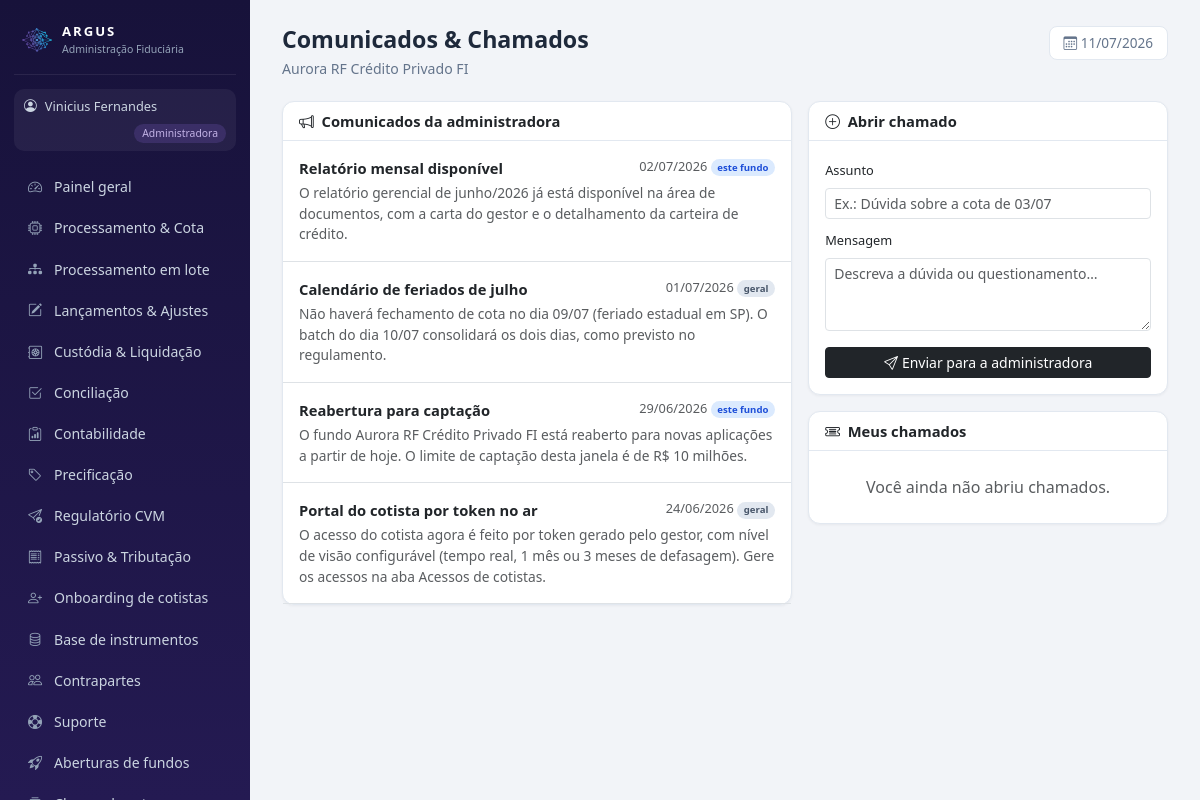
Page /gestor/comunicados.php (signed in) on the committed database.
### tables this page shows
CREATE TABLE usuarios (
  id INT AUTO_INCREMENT PRIMARY KEY,
  nome VARCHAR(100) NOT NULL,
  email VARCHAR(120) NOT NULL UNIQUE,
  senha VARCHAR(255) NOT NULL,         
  perfil ENUM('admin','gestor','custodia') NOT NULL,   
  fundo_id INT NULL,
  gestora VARCHAR(150) NULL,
  telefone VARCHAR(30) NULL,
  kyc_status VARCHAR(20) DEFAULT 'Pendente',
  criado_em DATETIME DEFAULT CURRENT_TIMESTAMP
);

CREATE TABLE fundos (
  id INT AUTO_INCREMENT PRIMARY KEY,
  nome VARCHAR(150) NOT NULL,
  cnpj VARCHAR(20),
  classe VARCHAR(50),                  
  publico_alvo VARCHAR(60),            
  condominio VARCHAR(20) DEFAULT 'Aberto',
  status VARCHAR(30) DEFAULT 'Ativo',  
  gestora VARCHAR(120),
  benchmark VARCHAR(30) DEFAULT 'CDI',
  tributacao VARCHAR(20) DEFAULT 'Longo Prazo',    
  provisao_despesas DECIMAL(18,2) DEFAULT 0,       
  tipo_fundo VARCHAR(10) DEFAULT 'FIF',            
  master_id INT DEFAULT NULL,                      
  taxa_adm DECIMAL(8,6) DEFAULT 0.0008,       
  taxa_gestao DECIMAL(8,6) DEFAULT 0.007,
  taxa_performance DECIMAL(8,6) DEFAULT 0,    
  caixa_atual DECIMAL(18,2) DEFAULT 0,
  pl_atual DECIMAL(18,2) DEFAULT 0,
  cota_atual DECIMAL(18,8) DEFAULT 1,
  data_abertura DATE
);

CREATE TABLE comunicados (
  id INT AUTO_INCREMENT PRIMARY KEY,
  fundo_id INT NULL,                   
  titulo VARCHAR(200) NOT NULL,
  mensagem TEXT,
  data_pub DATE NOT NULL,
  lido TINYINT DEFAULT 0
);

### includes/auth.php (called while the page is built, shortened)
<?php
function usuario() {
    return $_SESSION['usuario'] ?? null;
}
function exigir_perfil(string ...$perfis): array {
    global $pdo;
    $u = usuario();
    if ($u && isset($pdo)) {
        $st = $pdo->prepare('SELECT * FROM usuarios WHERE id = ? AND perfil = ?');
        $st->execute([$u['id'], $u['perfil']]);
        $atual = $st->fetch();
        if (!$atual) { logout_usuario(); $u = null; }
        else { $_SESSION['usuario'] = $u = $atual; }
    }
    return $u;
}
function base_url(): string {
    return defined('BASE_URL') ? BASE_URL : '../';
}
function fundo_do_usuario(PDO $pdo, array $u): ?array {
    if ($u['perfil'] === 'admin') {
        $fid = $_SESSION['admin_fundo_id'] ?? 1;
        $st = $pdo->prepare('SELECT * FROM fundos WHERE id = ?');
        $st->execute([$fid]);
        return $st->fetch() ?: null;
    }
    $meus = fundos_do_usuario($pdo, $u);
    return $meus[0];
}

### gestor/comunicados.php (the view, shortened to what this page needs)
<?php
require_once __DIR__ . '/../config/db.php';
require_once __DIR__ . '/../includes/auth.php';
require_once __DIR__ . '/../includes/layout.php';
$u = exigir_perfil('gestor', 'admin');
$fundo = fundo_do_usuario($pdo, $u);
$fid = (int)$fundo['id'];
$st = $pdo->prepare('SELECT * FROM comunicados WHERE fundo_id = ? OR fundo_id IS NULL ORDER BY data_pub DESC');
$st->execute([$fid]);
$comunicados = $st->fetchAll();
$st = $pdo->prepare('SELECT * FROM chamados WHERE fundo_id = ? AND usuario_id = ? ORDER BY criado_em DESC');
$st->execute([$fid, $u['id']]);
$chamados = $st->fetchAll();
page_start('Comunicados & Chamados', 'Comunicados', $u, e_html($fundo['nome']));
?>
<div class="row g-3">
  <div class="col-lg-7">
    <div class="card mb-3">
      <div class="card-header"><i class="bi bi-megaphone me-1"></i> Comunicados da administradora</div>
      <div class="card-body p-0">
        <?php foreach ($comunicados as $c): ?>
          <div class="p-3 border-bottom">
            <div class="d-flex justify-content-between">
              <b style="font-size:.92rem"><?= e_html($c['titulo']) ?></b>
              <span class="text-muted" style="font-size:.8rem"><?= data_br($c['data_pub']) ?>
                <?= $c['fundo_id'] === null ? badge('geral', 'secondary') : badge('este fundo', 'info') ?></span>
            </div>
            <p class="text-muted mb-0 mt-1" style="font-size:.86rem"><?= e_html($c['mensagem']) ?></p>
          </div>
        <?php endforeach; ?>
      </div>
    </div>
  </div>
  <div class="col-lg-5">
    <div class="card mb-3">
      <div class="card-header"><i class="bi bi-plus-circle me-1"></i> Abrir chamado</div>
      <div class="card-body">
        <form method="post">
          <div class="mb-2">
            <label class="form-label" style="font-size:.8rem">Assunto</label>
            <input class="form-control form-control-sm" name="assunto" required
                   placeholder="Ex.: Dúvida sobre a cota de 03/07">
          </div>
          <div class="mb-3">
            <label class="form-label" style="font-size:.8rem">Mensagem</label>
            <textarea class="form-control form-control-sm" name="mensagem" rows="3" required
                      placeholder="Descreva a dúvida ou questionamento…"></textarea>
          </div>
          <button class="btn btn-sm btn-dark w-100"><i class="bi bi-send me-1"></i>Enviar para a administradora</button>
        </form>
      </div>
    </div>
    <div class="card">
      <div class="card-header"><i class="bi bi-ticket-detailed me-1"></i> Meus chamados</div>
      <div class="card-body p-0">
        <?php if (!$chamados): ?><p class="text-muted text-center py-4 mb-0">Você ainda não abriu chamados.</p><?php endif; ?>
      </div>
    </div>
  </div>
</div>
<?php page_end();

### includes/layout.php (shortened to what this page needs)
<?php
require_once __DIR__ . '/helpers.php';
function menu_itens(array $u): array {
    $b = base_url();
    if ($u['perfil'] === 'admin') {
        return [
            ['Painel geral',        $b.'admin/index.php',          'bi-speedometer2'],
            ['Processamento & Cota', $b.'admin/processamento.php', 'bi-cpu'],
            ['Processamento em lote', $b.'admin/batch.php',        'bi-diagram-3-fill'],
            ['Lançamentos & Ajustes', $b.'admin/lancamentos.php',  'bi-pencil-square'],
            ['Custódia & Liquidação', $b.'admin/custodia.php',     'bi-safe2'],
            ['Conciliação',         $b.'admin/conciliacao.php',    'bi-check2-square'],
            ['Contabilidade',       $b.'admin/contabilidade.php',  'bi-clipboard-data'],
            ['Precificação',        $b.'admin/precificacao.php',   'bi-tag'],
            ['Regulatório CVM',     $b.'admin/regulatorio.php',    'bi-send-check'],
            ['Passivo & Tributação', $b.'admin/passivo.php',       'bi-receipt'],
            ['Onboarding de cotistas', $b.'admin/onboarding_cotista.php', 'bi-person-plus'],
            ['Base de instrumentos', $b.'admin/ativos.php',        'bi-database'],
            ['Contrapartes',        $b.'admin/contrapartes.php',   'bi-people'],
            ['Suporte',             $b.'admin/tickets.php',        'bi-life-preserver'],
            ['Aberturas de fundos', $b.'admin/aberturas.php',      'bi-rocket-takeoff'],
            ['Classes de cotas',    $b.'admin/classes.php',        'bi-collection'],
            ['Classes & Subclasses', $b.'admin/subclasses.php',    'bi-diagram-3'],
            ['FIP / Private Equity', $b.'admin/fip.php',           'bi-building-gear'],
            ['Carteiras',           $b.'admin/carteiras.php',      'bi-collection'],
            ['Pendências',          $b.'admin/pendencias.php',     'bi-list-task'],
            ['IA · Fraude',         $b.'admin/fraude.php',         'bi-shield-exclamation'],
            ['Repasses',            $b.'admin/repasses.php',       'bi-cash-stack'],
            ['Fundos & Clientes',   $b.'admin/fundos.php',         'bi-folder-plus'],
        ];
    }
    global $pdo;
    $itens = [
        ['Visão geral',       $b.'gestor/index.php',        'bi-speedometer2'],
        ['Aprovação de cota', $b.'gestor/cotas.php',        'bi-clipboard-check'],
        ['Boletar operação',  $b.'gestor/boletas.php',      'bi-receipt-cutoff'],
        ['Catálogo de ativos', $b.'gestor/ativos.php',      'bi-database'],
        ['Carteira',          $b.'gestor/carteira.php',     'bi-pie-chart'],
        ['Caixa & Fluxo',     $b.'gestor/caixa.php',        'bi-wallet2'],
        ['Cotistas',          $b.'gestor/cotistas.php',     'bi-people'],
        ['Acessos de cotistas', $b.'gestor/acessos.php',    'bi-key'],
        ['Performance',       $b.'gestor/performance.php',  'bi-graph-up-arrow'],
        ['Relatórios',        $b.'gestor/relatorios.php',   'bi-file-earmark-text'],
        ['Enquadramento',     $b.'gestor/enquadramento.php','bi-check-circle'],
        ['Assembleias',       $b.'gestor/assembleias.php',  'bi-megaphone'],
        ['Comunicados',       $b.'gestor/comunicados.php',  'bi-chat-left-text'],
        ['Chamados de cotistas', $b.'gestor/chamados_cotistas.php', 'bi-chat-dots'],
        ['Equipe do fundo',   $b.'gestor/equipe.php',       'bi-people-fill'],
        ['Criar fundo',       $b.'gestor/novo_fundo.php',   'bi-plus-square'],
        ['Suporte',           $b.'gestor/tickets.php',      'bi-life-preserver'],
    ];
    $livres = ['Equipe do fundo', 'Criar fundo', 'Suporte'];
    $fundo = fundo_do_usuario($pdo, $u);
    $fid = (int)$fundo['id'];
    $principal = eh_principal($pdo, $u, $fid);
    $mapa = permissao_de_menu();
    return array_values(array_filter($itens, function ($it) use ($mapa, $principal, $pdo, $u, $fid, $livres) {
        if (in_array($it[0], $livres, true)) return true;
        $req = $mapa[$it[0]] ?? null;
        if ($req === null) return true;
        if ($req === '__principal__') return $principal;
        return $principal || pode($pdo, $u, $fid, $req);
    }));
}
function page_start(string $titulo, string $ativo, array $u, string $subtitulo = ''): void {
    $b = base_url();
    $perfilRotulo = ['admin' => 'Administradora', 'gestor' => 'Gestor', 'custodia' => 'Custodiante'][$u['perfil']] ?? $u['perfil'];
    $perfilCor    = ['admin' => 'gold', 'gestor' => 'teal'][$u['perfil']] ?? 'blue';
    ?><!DOCTYPE html>
<html lang="pt-BR">
<head>
<link href="https://cdn.jsdelivr.net/npm/bootstrap@5.3.3/dist/css/bootstrap.min.css" rel="stylesheet">
<link href="https://cdn.jsdelivr.net/npm/bootstrap-icons@1.11.3/font/bootstrap-icons.min.css" rel="stylesheet">
<link href="https://cdn.jsdelivr.net/npm/flatpickr@4.6.13/dist/flatpickr.min.css" rel="stylesheet">
<link href="<?= $b ?>assets/css/style.css" rel="stylesheet">
</head>
<body>
<div class="app-wrap">
  <aside class="sidebar">
    <div class="brand">
      <img src="<?= $b ?>assets/favicon.png" class="brand-mark" alt="Argus">
      <div>
        <div class="brand-name">ARGUS</div>
        <div class="brand-sub">Administração Fiduciária</div>
      </div>
    </div>
    <div class="perfil-chip chip-<?= $perfilCor ?>">
      <i class="bi bi-person-circle"></i> <?= e_html($u['nome']) ?>
      <span><?= $perfilRotulo ?></span>
    </div>
    <nav class="menu">
      <?php foreach (menu_itens($u) as [$rotulo, $href, $icone]): ?>
        <a href="<?= $href ?>" class="<?= $rotulo === $ativo ? 'ativo' : '' ?>">
          <i class="bi <?= $icone ?>"></i> <?= e_html($rotulo) ?>
        </a>
      <?php endforeach; ?>
    </nav>
  </aside>
  <main class="conteudo">
    <div class="titulo-pagina">
      <div>
        <h1><?= e_html($titulo) ?></h1>
        <?php if ($subtitulo): ?><p class="subtitulo"><?= $subtitulo ?></p><?php endif; ?>
      </div>
      <div class="data-ref"><i class="bi bi-calendar3"></i> <?= date('d/m/Y') ?></div>
    </div>
<?php
}
function page_end(): void {
    ?>
  </main>
</div>
</body>
</html><?php
}

### includes/helpers.php (shortened to what this page needs)
<?php
function e_html($s): string { return htmlspecialchars((string)$s, ENT_QUOTES, 'UTF-8'); }
function badge(string $texto, string $cor): string {
    return '<span class="badge badge-soft-' . $cor . '">' . e_html($texto) . '</span>';
}
function data_br($d): string {
    return date('d/m/Y', strtotime($d));
}

### assets/css/style.css (style rules this page uses)
:root { --navy: #17123a; --navy-2: #241a52; --gold: #1fc0ef; --teal: #14b8a6; --blue: #3b82f6; --bg: #f2f4f8; --card: #ffffff; --texto: #1e293b; --muted: #64748b; --borda: #e2e8f0; }
* { box-sizing: border-box; }
body { margin: 0; background: var(--bg); color: var(--texto); font-family: "Segoe UI", system-ui, -apple-system, sans-serif; }
.app-wrap { display: flex; min-height: 100vh; }
.sidebar { width: 250px; flex-shrink: 0; background: linear-gradient(180deg, var(--navy) 0%, var(--navy-2) 100%); color: #cbd5e1; display: flex; flex-direction: column; padding: 18px 14px; position: sticky; top: 0; height: 100vh; overflow-y: auto; }
.brand { display: flex; gap: 10px; align-items: center; padding: 4px 8px 16px; border-bottom: 1px solid rgba(255,255,255,.08); }
.brand-mark { width: 30px; height: 30px; object-fit: contain; flex-shrink: 0; }
.brand-name { font-weight: 700; letter-spacing: 2px; font-size: .82rem; color: #fff; }
.brand-sub { font-size: .66rem; color: #94a3b8; }
.perfil-chip { margin: 14px 0 10px; padding: 8px 10px; border-radius: 10px; font-size: .8rem; background: rgba(255,255,255,.06); display: flex; align-items: center; gap: 8px; flex-wrap: wrap; }
.perfil-chip span { margin-left: auto; font-size: .65rem; padding: 2px 8px; border-radius: 20px; }
.chip-gold span { background: rgba(106,80,172,.30); color: #c3b3e6; }
.menu { display: flex; flex-direction: column; gap: 2px; margin-top: 6px; flex: 1; }
.menu a { color: #cbd5e1; text-decoration: none; padding: 9px 12px; border-radius: 8px; font-size: .88rem; display: flex; align-items: center; gap: 10px; transition: background .15s; }
.menu i { color: #94a3b8; width: 18px; text-align: center; }
.conteudo { flex: 1; padding: 26px 32px; max-width: 1500px; }
.titulo-pagina { display: flex; justify-content: space-between; align-items: flex-start; margin-bottom: 22px; }
.titulo-pagina h1 { font-size: 1.45rem; font-weight: 700; margin: 0; }
.subtitulo { color: var(--muted); font-size: .88rem; margin: 4px 0 0; }
.data-ref { color: var(--muted); font-size: .85rem; background: var(--card); border: 1px solid var(--borda); padding: 6px 14px; border-radius: 8px; }
.card { border: 1px solid var(--borda); border-radius: 12px; box-shadow: 0 1px 3px rgba(15,23,42,.05); }
.card-header { background: transparent; border-bottom: 1px solid var(--borda); font-weight: 600; font-size: .92rem; }
.badge[class*="badge-soft-"] { font-weight: 600; padding: .38em .7em; border-radius: 20px; }
.badge-soft-info { background: #dbeafe; color: #1d4ed8; }
.badge-soft-secondary { background: #e2e8f0; color: #475569; }

### rows in the picture
usuarios: nome "Vinicius Fernandes", perfil "Administradora"
fundos: nome "Aurora RF Crédito Privado FI"
comunicados: titulo "Relatório mensal disponível", data_pub "02/07/2026", texto "este fundo", mensagem "O relatório gerencial de junho/2026 já está disponível na área de documentos, com a carta do gestor e o detalhamento da carteira de crédito."
comunicados: titulo "Calendário de feriados de julho", data_pub "01/07/2026", texto "geral", mensagem "Não haverá fechamento de cota no dia 09/07 (feriado estadual em SP). O batch do dia 10/07 consolidará os dois dias, como previsto no regulamento."
comunicados: titulo "Reabertura para captação", data_pub "29/06/2026", texto "este fundo", mensagem "O fundo Aurora RF Crédito Privado FI está reaberto para novas aplicações a partir de hoje. O limite de captação desta janela é de R$ 10 milhões."
comunicados: titulo "Portal do cotista por token no ar", data_pub "24/06/2026", texto "geral", mensagem "O acesso do cotista agora é feito por token gerado pelo gestor, com nível de visão configurável (tempo real, 1 mês ou 3 meses de defasagem). Gere os acessos na aba Acessos de cotistas."

### other values in the picture
e_html($rotulo) "Painel geral"
e_html($rotulo) "Processamento & Cota"
e_html($rotulo) "Processamento em lote"
e_html($rotulo) "Lançamentos & Ajustes"
e_html($rotulo) "Custódia & Liquidação"
e_html($rotulo) "Conciliação"
e_html($rotulo) "Contabilidade"
e_html($rotulo) "Precificação"
e_html($rotulo) "Regulatório CVM"
e_html($rotulo) "Passivo & Tributação"
e_html($rotulo) "Onboarding de cotistas"
e_html($rotulo) "Base de instrumentos"
e_html($rotulo) "Contrapartes"
e_html($rotulo) "Suporte"
e_html($rotulo) "Aberturas de fundos"
